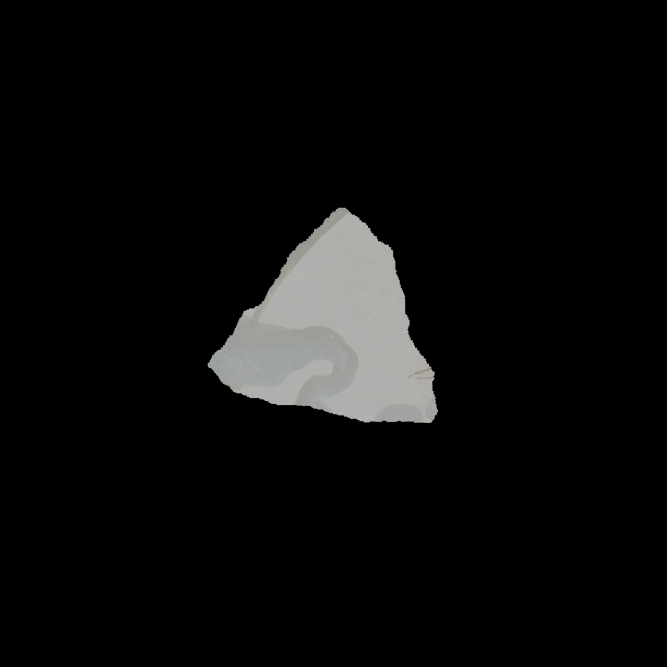
#> input picture Dataset/images/Decor1_RPf_00284_group_36.png, 2000 x 2000 px, found by its file name (shown at 1/3 size); its folder holds 4 pictures in this run
$ python motif_extraction_and_fragment_cleaning.py
#> lines starting #> are read from the running program, lines starting #| are printed output that depends on the picture; after the words box and inside, x2 and y2 are one past the last pixel; in counts of white or black regions, pixels touching at a corner belong together; pictures that were not available may be replaced by others from this repository, and a replacement may not be noted

import os
import numpy as np
import cv2
import matplotlib.pyplot as plt

import paths


# input:
img_files = os.listdir(paths.images_folder)

# output:
os.makedirs(paths.motifs_rgb, exist_ok=True)
os.makedirs(paths.motifs_rgb_cropped, exist_ok=True)
os.makedirs(paths.cleaned_fragments, exist_ok=True)
os.makedirs(paths.cleaned_fragments_cropped, exist_ok=True)


for img_files in img_files:

    im_file_path = os.path.join(paths.images_folder, img_files)
    m_file_path = os.path.join(paths.masks_folder, f"{img_files[:-4]}_label_ground-truth_semantic.png")
    fg_file_path = os.path.join(paths.fg_folder, f"{img_files[:-4]}_fg.png")

    img = np.array(cv2.cvtColor(cv2.imread(im_file_path), cv2.COLOR_BGR2RGB))
    mask = np.array(cv2.imread(m_file_path, 0))
#> mask: shape (2000, 2000); min 0, max 178, mean 11.3
    fg = np.array(cv2.imread(fg_file_path, 0))
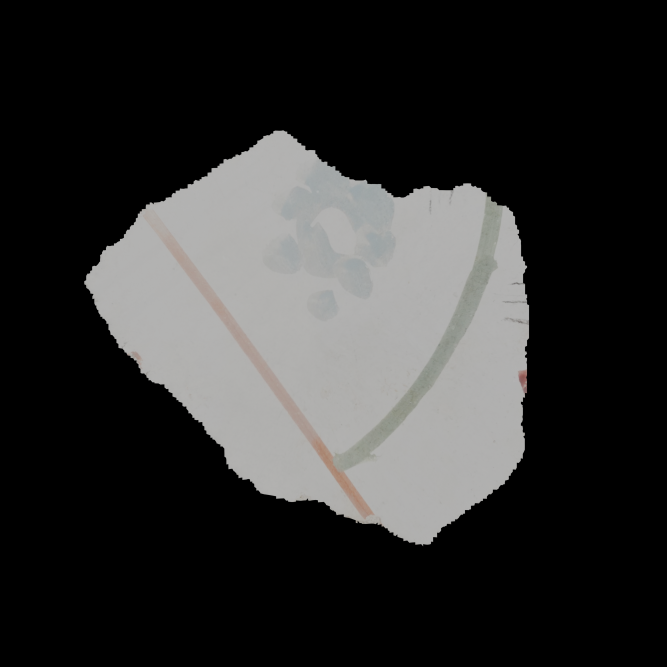
#> input picture Dataset/images/Decor1_RPf_00287_group_36.png, 2000 x 2000 px, given in place of Decor1_RPf_00284_group_36_fg.png, which was not available (shown at 1/3 size)
#> fg: shape (2000, 2000); min 0, max 179, mean 47.9

    motif = img * np.expand_dims(mask > 1, axis=2)
    plt.imsave(os.path.join(paths.motifs_rgb, img_files), motif)

    # Cleaned fragment:
    clean_fragment = np.copy(motif)
    clean_fragment[np.logical_and(fg > 0, np.all(motif == 0, axis=2))] = [255, 255, 255]
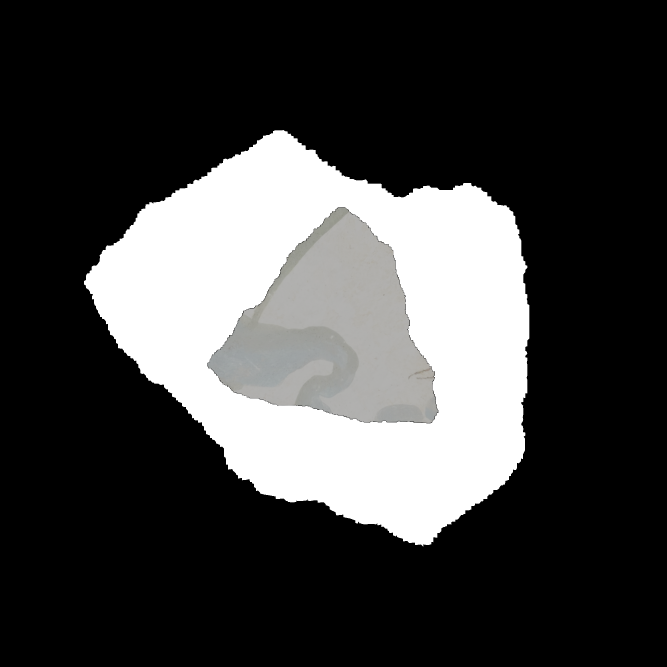
#> clean_fragment: shape (2000, 2000, 3) (shown at 1/3 size); mean R, G, B 65, 65, 64.9

    # Crop fragments:
    crop_bin = fg > 0
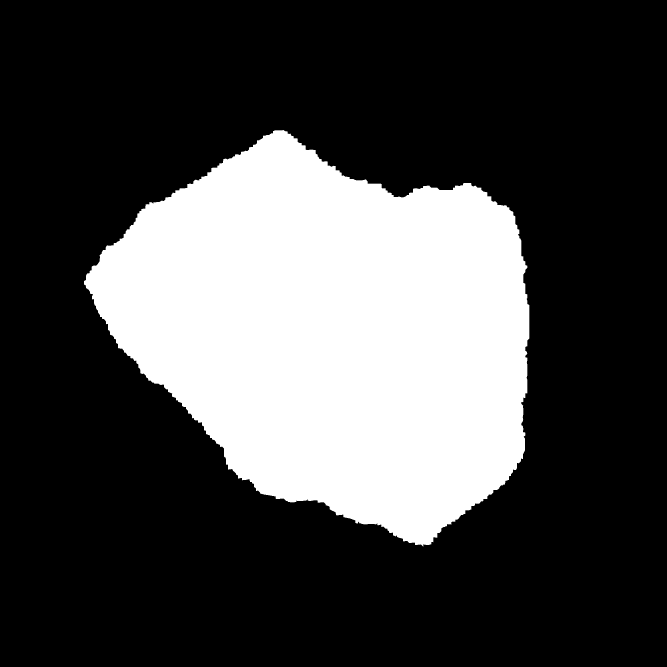
#> crop_bin: shape (2000, 2000) bool (shown at 1/3 size); 27.8% white; 1 white region, box (x1, y1, x2, y2) and area: (252, 390, 1588, 1640) 1111660
    rows = np.any(crop_bin, axis=1)
    cols = np.any(crop_bin, axis=0)

    # check if there are any foreground objects
    if not np.any(rows) or not np.any(cols):
        print(f"No foreground objects found in the image: {img_files}")

    y_min, y_max = np.where(rows)[0][[0, -1]]
#> y_min = 390; y_max = 1639
    x_min, x_max = np.where(cols)[0][[0, -1]]
#> x_min = 252; x_max = 1587

    motif_cropped = motif[y_min:y_max, x_min:x_max]
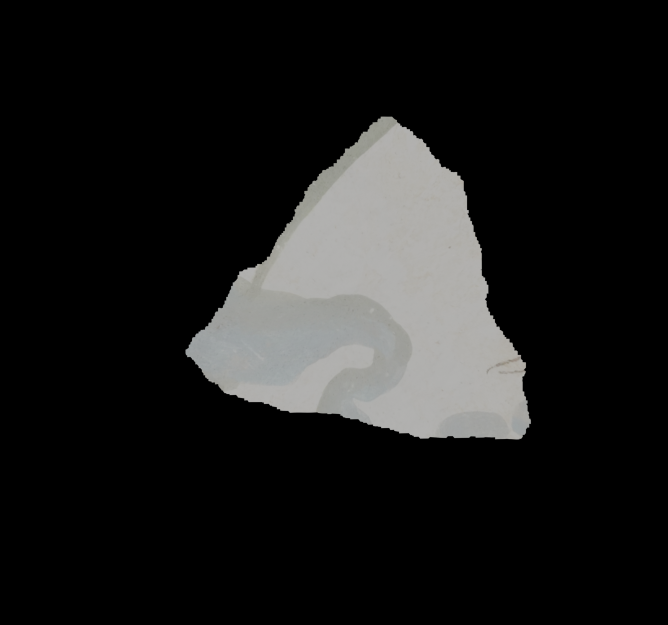
#> motif_cropped: shape (1249, 1335, 3) (shown at 1/2 size); mean R, G, B 27.3, 27.3, 26.9
    clean_fragment_cropped = clean_fragment[y_min:y_max, x_min:x_max]
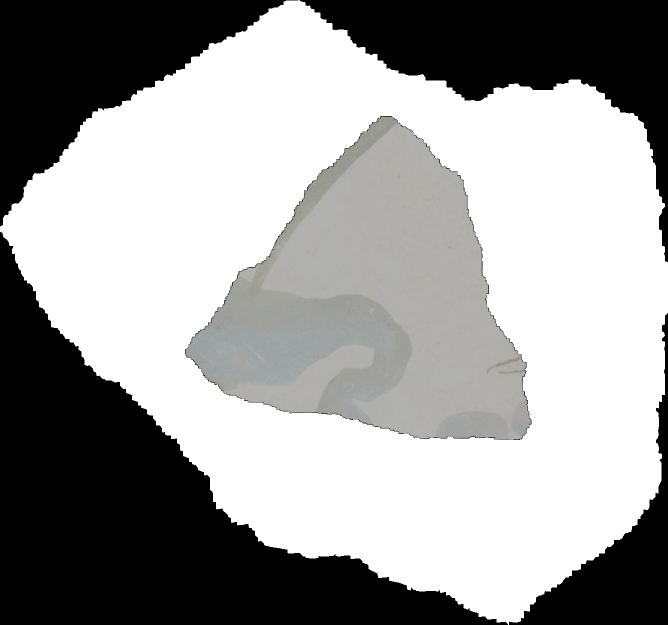
#> clean_fragment_cropped: shape (1249, 1335, 3) (shown at 1/2 size); mean R, G, B 156, 156, 155.6
#> (the run stopped early here; a loop or call above may not have finished)
